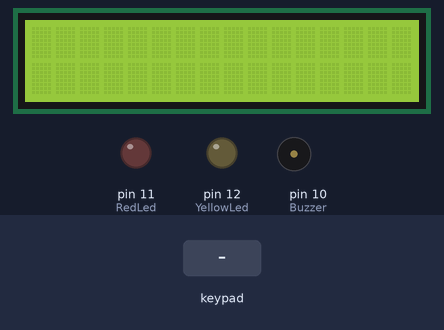
The sketch below on a simulated Arduino Uno, built with avr-gcc and run on an emulated ATmega328P. Shown: 16×2 character LCD, output pins drawn as LEDs (lit = HIGH), buzzer (waves = sounding). Inputs (shaded band) come from the test bench. What the sketch prints to the serial monitor is not drawn.

Above: at 1.2 s.
1.3 s: keypad keys 1 2 3 pressed 0.4 s apart
At 3.5 s:
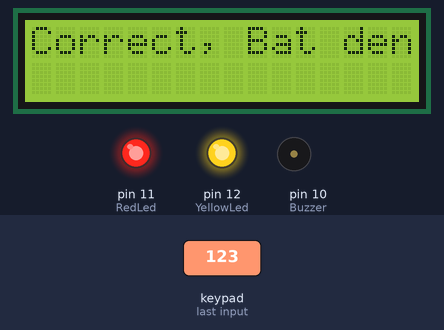
4.0 s: keypad keys 3 2 1 # pressed 0.4 s apart
At 6.2 s:
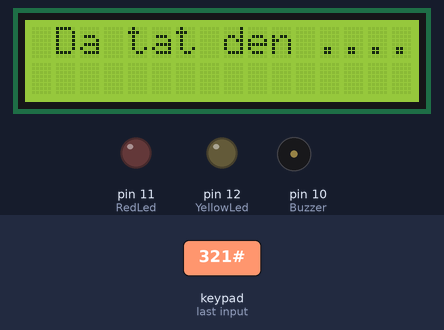
7.1 s: keypad keys 1 2 3 * pressed 0.4 s apart
At 9.8 s:
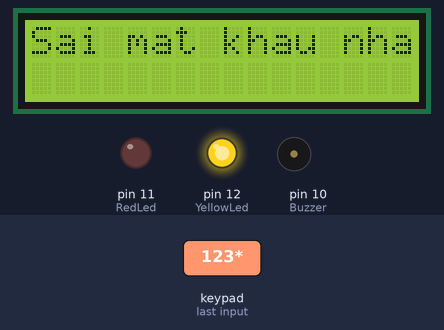
10.2 s: key 'D' pressed
At 10.5 s:
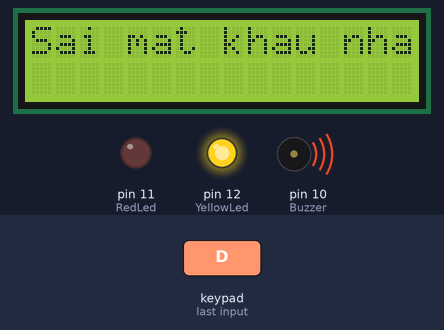
11.7 s: key 'C' pressed
At 12.4 s:
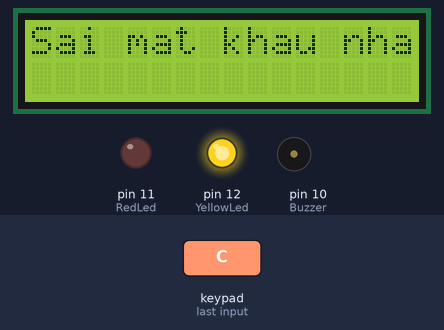
13.5 s: key 'B' pressed
At 13.65 s:
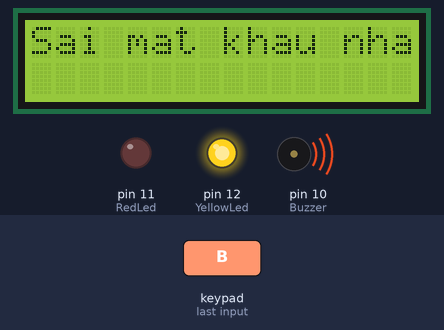
Timing chart, 0 to 16.0 s (numbered marks = the images above; inputs shaded):
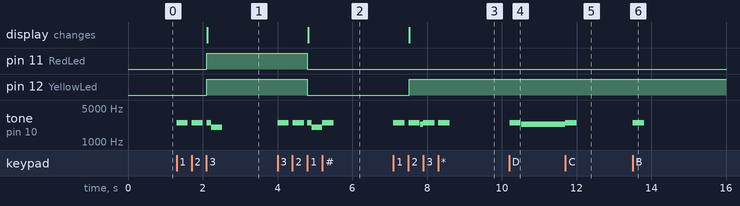

Measured:
- after the input at 1.3 s, pin 11 (RedLed), pin 12 (YellowLed): LOW → HIGH after 0.81 s; tone on pin 10 (Buzzer): plays 2500 Hz for 0.30 s, 2500 Hz for 0.30 s, 2500 Hz for 0.12 s, 2000 Hz for 0.30 s, starting at once; the display: changes after 0.82 s (image 1)
- after the input at 4.0 s, pin 11 (RedLed), pin 12 (YellowLed): HIGH → LOW after 0.80 s; tone on pin 10 (Buzzer): plays 2500 Hz for 0.30 s, 2500 Hz for 0.30 s, 2500 Hz for 0.12 s, 2000 Hz for 0.28 s, 2500 Hz for 0.30 s, starting at once; the display: changes after 0.82 s (image 2)
- after the input at 7.1 s, pin 12 (YellowLed): LOW → HIGH after 0.42 s; tone on pin 10 (Buzzer): plays 2500 Hz for 0.30 s, 2500 Hz for 0.30 s, 2300 Hz for 0.08 s, 2500 Hz for 0.30 s, 2500 Hz for 0.30 s, starting at once; the display: changes after 0.42 s (image 3)
- after the input at 10.2 s, tone on pin 10 (Buzzer): silent → 2500 Hz at once, → silent 0.30 s later, → 2300 Hz 0.02 s later
- after the input at 11.7 s, tone on pin 10 (Buzzer): 2300 Hz → 2500 Hz at once, → silent 0.30 s later
- after the input at 13.5 s, tone on pin 10 (Buzzer): silent → 2500 Hz at once, → silent 0.30 s later

The sketch:

LCD_and_Keypad.ino
```cpp
#include <Wire.h>
#include <LiquidCrystal_I2C.h>

#include <Keypad.h>

const byte ROWS = 4;
const byte COLS = 4;
char password[4];
char On_equip[] = "123";
char Off_equip[] = "321";
int i = 0;
int on = 0;
int Buzzer = 10;
int RedLed = 11;
int YellowLed = 12;


char MatrixKey[ROWS][COLS] =
{
  {'D','C','B','A'},
  {'#','9','6','3'},
  {'0','8','5','2'},
  {'*','7','4','1'}
};


byte rowPins[ROWS] = {2, 3, 4, 5};
byte colPins[COLS] = {6, 7, 8, 9};

Keypad Mykeys = Keypad(makeKeymap(MatrixKey), rowPins, colPins, ROWS, COLS);


LiquidCrystal_I2C lcd(0x27, 16, 2);

void setup()
{
  lcd.init();
  lcd.backlight();
  Serial.begin(9600);
  pinMode(RedLed, OUTPUT);
  pinMode(YellowLed, OUTPUT);
  pinMode(Buzzer, OUTPUT);
}

void loop()
{
  // put your main code here, to run repeatedly:
  char Enterkey = Mykeys.getKey();

  if (Enterkey)
  {
    password[i] = Enterkey; // Nhập lần lượt các kí tự vào biến chuỗi kí tự Password
    tone(Buzzer, 2500, 300);
    i++;
    on++;
    Serial.println(password);
  }

            if (on == 3)
            {
              if (!strcmp(password, On_equip))
              {
                digitalWrite(RedLed, HIGH);
                digitalWrite(YellowLed, HIGH);
                i = 0;
                lcd.setCursor(0, 0);
                lcd.print("Correct, Bat den");
                delay(100);
                tone(Buzzer, 2000, 200);
                delay(100);
                tone(Buzzer, 2000, 200);
              }

              if (!strcmp(password, Off_equip))
              {
                digitalWrite(RedLed, LOW);
                digitalWrite(YellowLed, LOW);
                lcd.setCursor(0, 0);
                lcd.print(" Da tat den ......");
                i = 0;
                delay(100);
                tone(Buzzer, 2000, 200);
                delay(100);
                tone(Buzzer, 2000, 200);
              }

              if (strcmp(password, On_equip))
              {
                if (strcmp(password, Off_equip))
                {
                  i = 0;
                  lcd.setCursor(0, 0);
                  lcd.print("Sai mat khau nha");
                  digitalWrite(YellowLed, HIGH);
                  delay(300);
                  tone(Buzzer, 2300, 2000);

                }

              }
              on = 0;
            }

}
```
